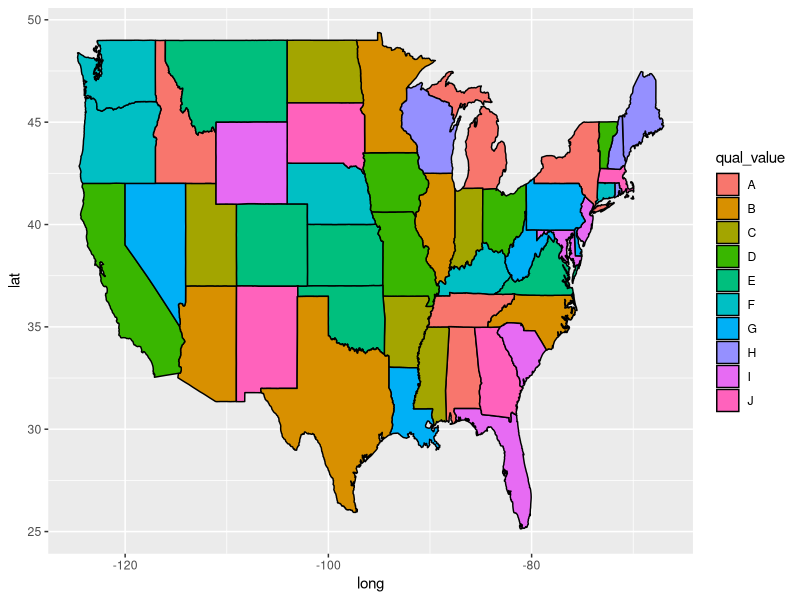
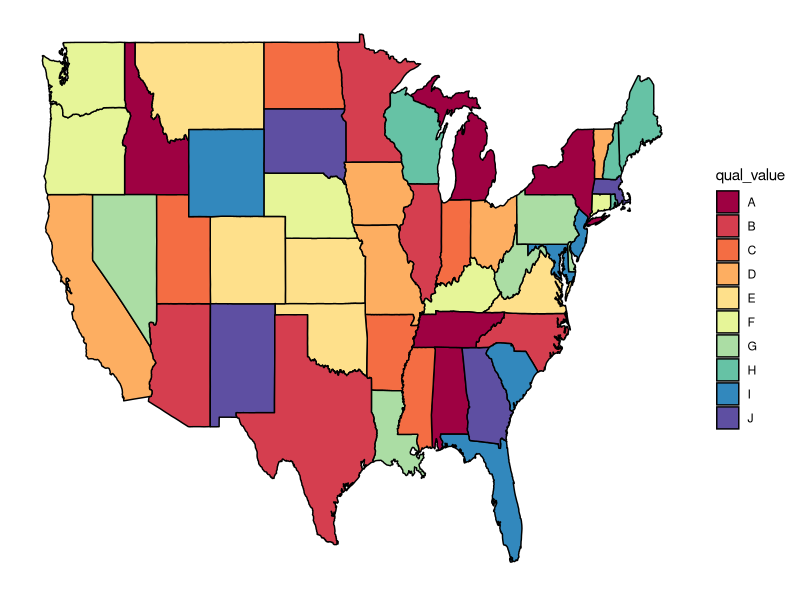
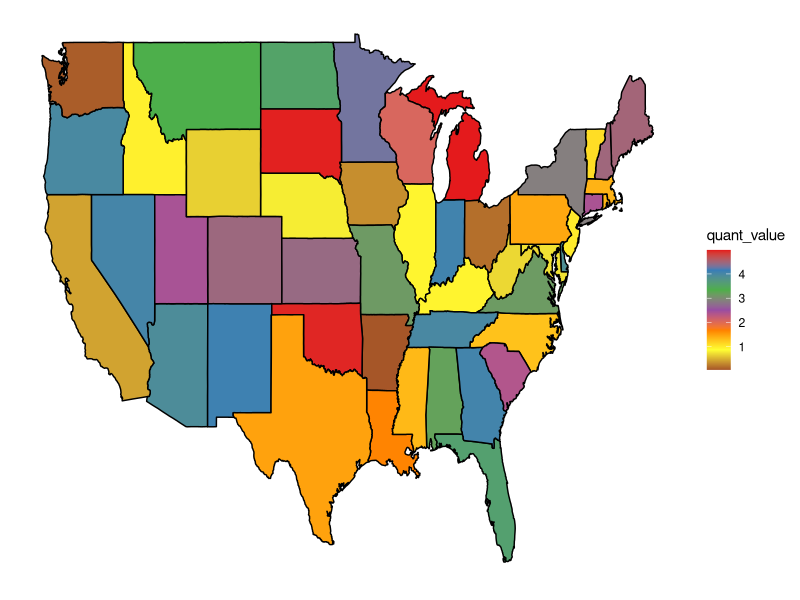

Write the R code that produced these figures, in order.
#ADD DATA TO MAPS BY MERGING DATA INTO THE MAP DATAFRAME

library(tidyverse)
library(maps)
?map_data

#MAP DATAFRAME OF US STATES
us_states = map_data("state")

#Make pretend data to add in for 48 contiguous states + DC -- so 49 total

region = unique(us_states$region)

qual_value = c(rep(LETTERS[1:10],4),LETTERS[1:9])

quant_value = runif(49,0,5)

some_data_values = data.frame(region, qual_value, quant_value)

#MERGE (JOIN) THE DATA with MAP DATAFRAME
mapa_data_combined = left_join(us_states, some_data_values, by = "region")

#Make Chloropleths with default R colors

#With qualitative values
ggplot(mapa_data_combined, aes(x=long, y= lat, group = group, fill = qual_value))+
  geom_polygon(color = "black")

#Fancier colors
library(RColorBrewer)
ggplot(mapa_data_combined, aes(x=long, y= lat, group = group, fill = qual_value))+
  geom_polygon(color = "black")+
  theme_classic()+
  theme(axis.text.x = element_blank(), axis.text.y = element_blank(), 
        axis.line = element_blank(),
        axis.ticks = element_blank(),
        axis.title = element_blank())+
  scale_fill_brewer(palette = "Spectral")

#Switch out for a quantitative values

ggplot(mapa_data_combined, aes(x=long, y= lat, group = group, fill = quant_value))+
  geom_polygon(color = "black")+
  theme_classic()+
  theme(axis.text.x = element_blank(), axis.text.y = element_blank(), 
        axis.line = element_blank(),
        axis.ticks = element_blank(),
        axis.title = element_blank())+
  scale_fill_distiller(palette = "Set1")
